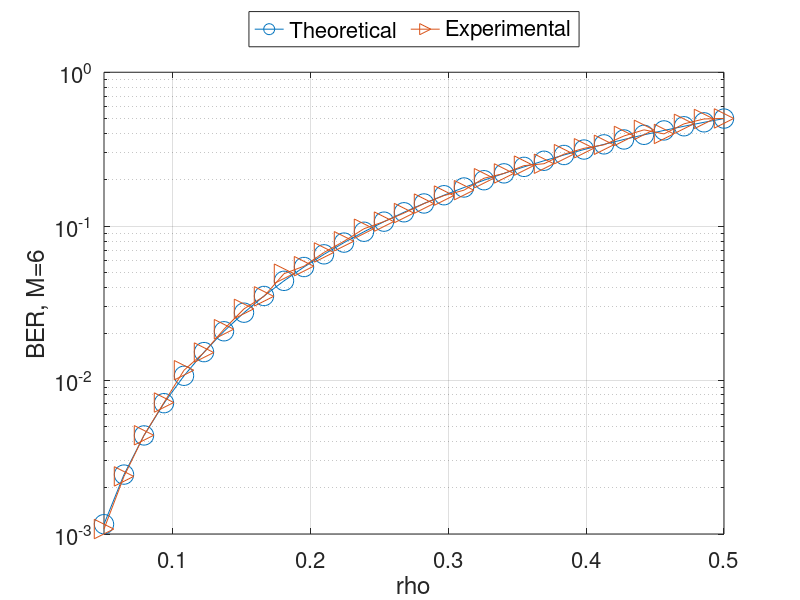

This chart was generated by the following MATLAB code:
U=[1.158125e-03	2.432206e-03	4.369726e-03	7.080908e-03	1.066252e-02	1.519833e-02	2.075958e-02	2.740544e-02	3.518350e-02	4.413018e-02	5.427125e-02	6.562226e-02	7.818902e-02	9.196804e-02	1.069471e-01	1.231054e-01	1.404146e-01	1.588386e-01	1.783345e-01	1.988529e-01	2.203384e-01	2.427299e-01	2.659613e-01	2.899619e-01	3.146567e-01	3.399670e-01	3.658110e-01	3.921039e-01	4.187588e-01	4.456867e-01	4.727976e-01	5.000000e-01	];
V=[1.076913e-03	2.367378e-03	4.379362e-03	7.147843e-03	1.158554e-02	1.509924e-02	2.140558e-02	2.902001e-02	3.498941e-02	4.912213e-02	5.493562e-02	6.747496e-02	7.977563e-02	9.624060e-02	1.070682e-01	1.216441e-01	1.401588e-01	1.580247e-01	1.712947e-01	2.048000e-01	2.200258e-01	2.473430e-01	2.544731e-01	2.935780e-01	3.206011e-01	3.377309e-01	3.855422e-01	4.224423e-01	3.975155e-01	4.620939e-01	4.970874e-01	5.009785e-01	];
X=[5.000000e-02	6.451613e-02	7.903226e-02	9.354839e-02	1.080645e-01	1.225806e-01	1.370968e-01	1.516129e-01	1.661290e-01	1.806452e-01	1.951613e-01	2.096774e-01	2.241935e-01	2.387097e-01	2.532258e-01	2.677419e-01	2.822581e-01	2.967742e-01	3.112903e-01	3.258064e-01	3.403226e-01	3.548387e-01	3.693548e-01	3.838710e-01	3.983871e-01	4.129032e-01	4.274194e-01	4.419355e-01	4.564516e-01	4.709677e-01	4.854839e-01	5.000000e-01	];
h=figure(1);
hp=semilogy(X,U,'o-',X,V,'>-');
set(hp,'markersize',14);
grid on;
hx=xlabel('rho');
hy=ylabel('BER, M=6');
xlim([min(X),max(X)]);
hl = legend('Theoretical','Experimental');
legend (hl, 'location', 'northoutside', 'orientation', 'horizontal');
ha = gca(); 
FONTSIZE=16;
set(hx,'fontsize',FONTSIZE);
set(hy,'fontsize',FONTSIZE);
set(ha,'fontsize',FONTSIZE);
set(hl,'fontsize',FONTSIZE);
refresh();
saveas (h,'outdata/M006_ceo.eps');


